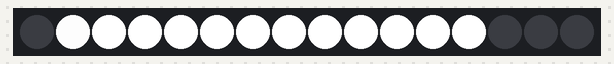
This sketch was run on a simulated Arduino Uno, built with avr-gcc and run on an emulated ATmega328P. Parts: 16 RGB LEDs in strip order, left to right. Dim RGB values are drawn brighter than linear.

Above: at 0.15 s.
At 19.79 s:
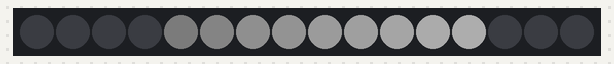
At 39.64 s:
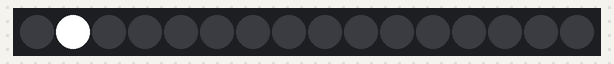

The sketch:

a20120801_TLC5940.ino
```cpp
#include "Tlc5940.h"

class LED {
  private: int pwm_value; // [0,4095]
  private: int diff;
  private: int bottom_value;

  public: LED(){
  }

  public: void init(int delay_t, int diff, int cycle){
    this->pwm_value = 4095 - (cycle - delay_t);
    this->diff = diff;
    this->bottom_value = 4095 - diff * cycle;
  }

  public: int update(){
    pwm_value -= diff;
    if(pwm_value < this->bottom_value){
      pwm_value = 4095;
    }
    return pwm_value > 0 ? pwm_value : 0;
  }
};

LED leds[12];

void setup()
{
  for(int pin = 1; pin < 13; ++pin){
    leds[pin-1].init(pin * 100, 64, 140);
  }
  Tlc.init();
}

void loop()
{
  for(int pin = 1; pin < 13; ++pin){
    Tlc.set(pin, leds[pin - 1].update());
  }

  Tlc.update();
  delay(10);
}
```
